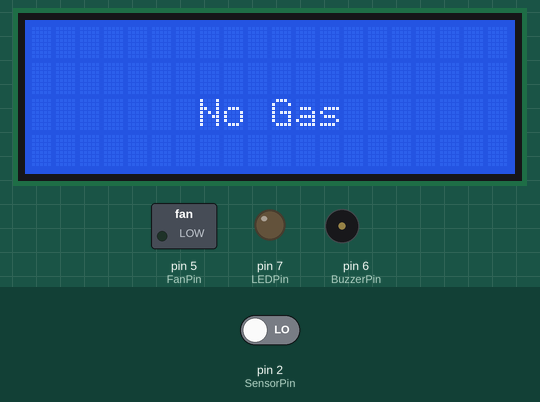
This sketch was run on a simulated Arduino Uno, built with avr-gcc and run on an emulated ATmega328P. Shown: 20×4 character LCD, switched loads named in the sketch (green lamp = pin HIGH), output pins drawn as LEDs (lit = HIGH), buzzer (waves = sounding, pin HIGH). Inputs (shaded band) come from the test bench; at power-on: pin 2 (SensorPin) LOW.

Above: at 3.2 s.
3.3 s: pin 2 (SensorPin) driven HIGH
At 3.63 s:
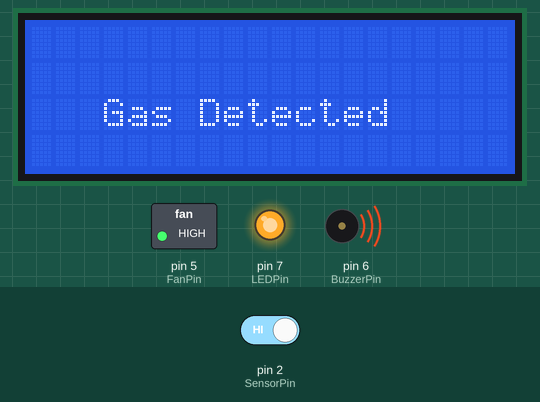
5.3 s: pin 2 (SensorPin) driven LOW
At 6.2 s:
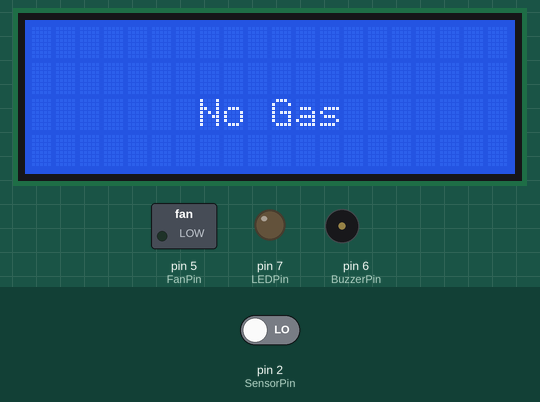
Timing chart, 0 to 8.3 s (numbered marks = the images above; inputs shaded):
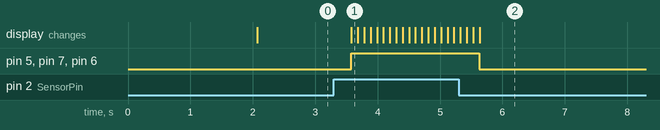

The sketch:

Code.ino
```cpp
// Include the library for LCD
#include <LiquidCrystal.h>

// Initialize the library with the numbers of the interface pins
LiquidCrystal lcd(13, 12, 11, 10, 9, 8);

// Define pin connections
const int SensorPin = 2;    // MQ-2 sensor digital output pin
const int LEDPin = 7;       // LED pin for visual alert
const int BuzzerPin = 6;    // Buzzer pin
const int FanPin = 5;       // Fan relay pin

void setup() {
  // Set pin modes
  pinMode(SensorPin, INPUT);    // Gas sensor as input
  pinMode(LEDPin, OUTPUT);      // LED as output
  pinMode(BuzzerPin, OUTPUT);   // Buzzer as output
  pinMode(FanPin, OUTPUT);      // Fan relay as output

  // Turn off outputs initially
  digitalWrite(LEDPin, LOW);
  digitalWrite(BuzzerPin, LOW);
  digitalWrite(FanPin, LOW);

  // Initialize the LCD
  lcd.begin(20, 4);  // Set up the LCD (20 columns, 4 rows)
  lcd.setCursor(0, 0);
  lcd.print("  THE BRIGHT LIGHT  ");
  lcd.setCursor(0, 1);
  lcd.print(" GAS DETECTION SYS  ");
  delay(2000);  // Display welcome message for 2 seconds
  lcd.clear();
}

void loop() {
  // Read gas sensor digital output
  if (digitalRead(SensorPin) == HIGH) {
    // Gas detected
    digitalWrite(LEDPin, HIGH);       // Turn on LED
    digitalWrite(BuzzerPin, HIGH);    // Turn on Buzzer
    digitalWrite(FanPin, HIGH);       // Turn on Fan

    // Display "Gas Detected" with animation
    lcd.setCursor(0, 2);
    lcd.print("   Gas Detected    ");
    delay(100);
    lcd.setCursor(0, 2);
    lcd.print("   Gas Detected.   ");
    delay(100);
    lcd.setCursor(0, 2);
    lcd.print("   Gas Detected..  ");
    delay(100);
    lcd.setCursor(0, 2);
    lcd.print("   Gas Detected... ");
    delay(100);
  } else {
    // No gas detected
    digitalWrite(LEDPin, LOW);        // Turn off LED
    digitalWrite(BuzzerPin, LOW);     // Turn off Buzzer
    digitalWrite(FanPin, LOW);        // Turn off Fan

    // Display "No Gas" on LCD
    lcd.setCursor(0, 2);
    lcd.print("       No Gas      ");
    delay(500);  // Refresh display every 500ms
  }
}
```

Measured:
- after the input at 3.3 s, pin 5 (FanPin), pin 7 (LEDPin), pin 6 (BuzzerPin): LOW → HIGH after 0.28 s; the display: changes after 0.28 s (image 1)
- after the input at 5.3 s, pin 5 (FanPin), pin 7 (LEDPin), pin 6 (BuzzerPin): HIGH → LOW after 0.33 s; the display: first differs from a run without the input after 0.33 s (image 2)
